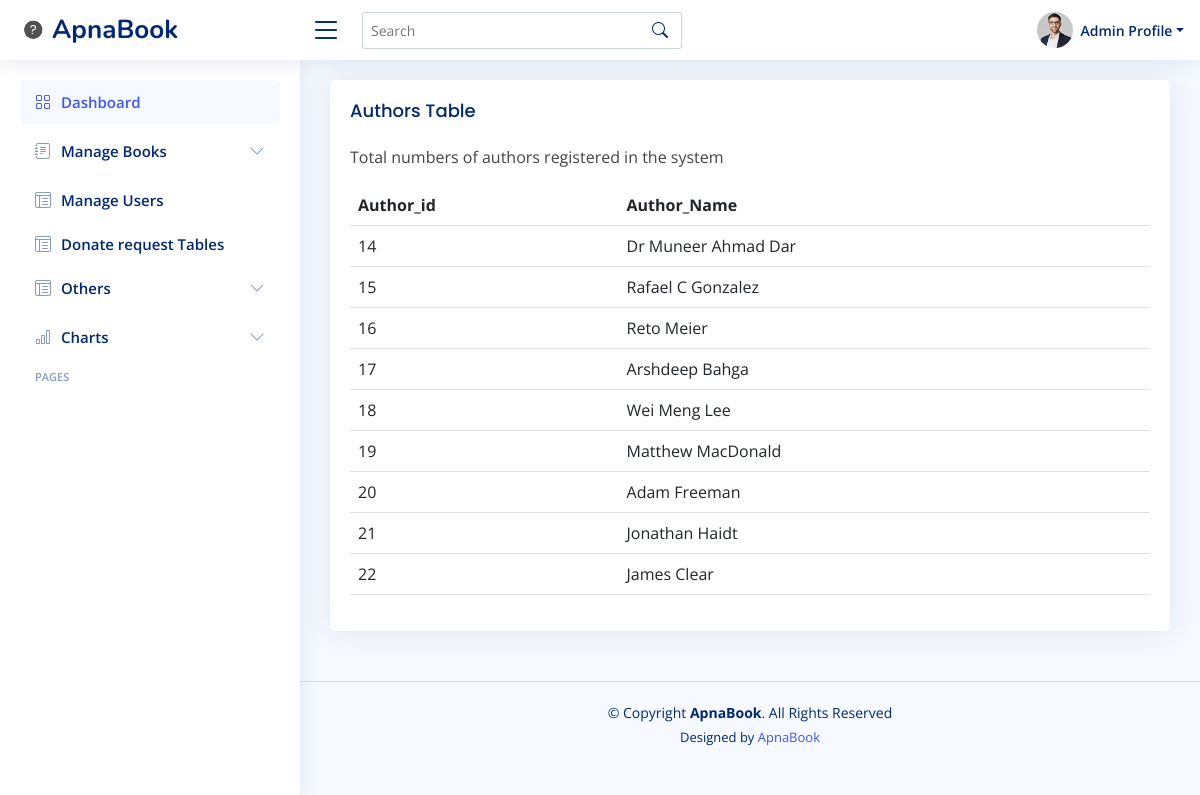
The page /admin_side/Author_Tables.php on the database its author committed.
### tables this page shows
CREATE TABLE `author` (
  `Author_id` int(11) NOT NULL,
  `Author_Name` varchar(60) DEFAULT NULL
);

### admin_side/Author_Tables.php (the view, shortened to what this page needs)
<?php
include './admin-header.php';
include '../connection.php';
?>
<main id="main" class="main">
   <section class="section">
      <div class="row">
        <div class="col-lg-12">
          <div class="card">
            <div class="card-body">
              <h5 class="card-title">Authors Table</h5>
              <p>Total numbers of authors registered in the system</p>
              <?php
              $sql="select * from  author";
              $q=mysqli_query($conn,$sql);
              ?>
              <table class="table datatable">
                <thead>
                  <tr>
                    <th scope="col">Author_id</th>
                    <th scope="col">Author_Name</th>
                  </tr>
                </thead>
                <tbody>
                <?php
                    while($result = mysqli_fetch_assoc($q))
                    {
                    echo  "<tr>
                    <td>".$result['Author_id']."</td>
                    <td>".$result['Author_Name']."</td>
                    </tr>";
                    }
                ?>
                </tbody>
              </table>
            </div>
          </div>
        </div>
      </div>
    </section>
</main>
<?php
include './admin-footer.php';
?>

### admin_side/css/style.css (style rules this page uses)
:root { scroll-behavior: smooth; }
body { font-family: "Open Sans", sans-serif; background: #f6f9ff; color: #444444; }
h1, h2, h3, h4, h5, h6 { font-family: "Nunito", sans-serif; }
#main { margin-top: 60px; padding: 20px 30px; transition: all 0.3s; }
.card { margin-bottom: 30px; border: none; border-radius: 5px; box-shadow: 0px 0 30px rgba(1, 41, 112, 0.1); }
.card-title { padding: 20px 0 15px 0; font-size: 18px; font-weight: 500; color: #012970; font-family: "Poppins", sans-serif; }
.card-body { padding: 0 20px 20px 20px; }
@media (min-width: 1200px) { #main, #footer { margin-left: 300px; } }

### rows shown on the page
author: Author_id "14", Author_Name "Dr Muneer Ahmad Dar"
author: Author_id "15", Author_Name "Rafael C Gonzalez"
author: Author_id "16", Author_Name "Reto Meier"
author: Author_id "17", Author_Name "Arshdeep Bahga"
author: Author_id "18", Author_Name "Wei Meng Lee"
author: Author_id "19", Author_Name "Matthew MacDonald"
author: Author_id "20", Author_Name "Adam Freeman"
author: Author_id "21", Author_Name "Jonathan Haidt"
author: Author_id "22", Author_Name "James Clear"
